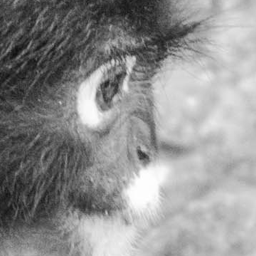
%> input picture images/scimmia-true.png, 256 x 256 px
$ octave test_blind.m   (GNU Octave 9; MATLAB toolbox functions it lacks are replaced by stand-ins)
%> lines starting %> are read from the running program, lines starting %| are printed output that depends on the picture
### utils/degrade_image.m
% [11 lines of commented-out code are left out]

function [degraded_image, image_deblurred, PSF, H_filter] = degrade_image(image_deblurred, LEN, THETA, NOISE_VAR)
    %% Converto l'immagine RGB in scala di grigi
    if size(image_deblurred, 3) == 3
        image_deblurred = double(rgb2gray(image_deblurred));
    else
        image_deblurred = double(image_deblurred);
    end

    [M, N] = size(image_deblurred);

    %% Creo la PSF
    PSF = fspecial('motion', LEN, THETA);
    PSF = pad_PSF(PSF);

    %% Creo la matrice di convoluzione ed eseguo applico il Blur
    H_filter = matrix_filter2D(PSF, 'o', M, N, 0, 0);
    degraded_image = H_filter*image_deblurred(:);

    %% Aggiungo del rumore Gaussiano
    degraded_image = degraded_image + NOISE_VAR.*randn(size(degraded_image));

    degraded_image = reshape(degraded_image, M, N);
end

### Matrix_Image_Processing/matrix_filter2D.m
% Crea la matrice di filtraggio 2D (non separabile) di una immagine
%
% A = MATRIX_FILTER_COL( H, EXT, M, N, TC, TR )
%
% H = coefficienti del filtro
% EXT = variabile carattere per il tipo di estensione al bordo
%      'e' = estensione pari
%      'o' = estensione dispari
%      'z' = zero padding
%      'p' = periodica
% M = numero di righe della matrice da filtrare
% N = numero di colonne della matrice da filtrere
% TC = traslazione (periodica) filtraggio per colonne (solo se ext = 'p')
% TR = traslazione (periodica) filtraggio per righe (solo se ext = 'p')
%
% A = matrice di filtraggio
%
function A = matrix_filter2D( h, ext, M, N, tc, tr )

% calcolo lunghezza del filtro
[Mh Nh] = size(h);
if iseven(Mh)
    Mh2 = Mh/2;
else
    Mh2 = (Mh-1)/2;
end
if iseven(Nh)
    Nh2 = Nh/2;
else
    Nh2 = (Nh-1)/2;
end

% inverto il filtro spazialmente
h = fliplr(h);
h = flipud(h);

% estendo l'immagine
if ext == 'z' || ext == 'p'
    % inserisco zeri in alto e a sinistra
    A = matrix_extend_borders_up( Mh-1, ext, M, N );
    A = matrix_extend_borders_left( Nh-1, ext, M+Mh-1, N ) * A;
elseif ext == 'e' || ext == 'o'
    % estensione pari (o dispari) in alto (Mh2) e in basso (Mh-1-Mh2)
    % a sinistra (Nh2) e a destra (Nh-1-Nh2)
    A = matrix_extend_borders_up( Mh2, ext, M, N );
    A = matrix_extend_borders_down( Mh-Mh2-1, ext, M+Mh2, N ) * A;
    A = matrix_extend_borders_left( Nh2, ext, M+Mh-1, N ) * A;
    A = matrix_extend_borders_right( Nh-Nh2-1, ext, M+Mh-1, N+Nh2 ) * A;
    % [9 lines of commented-out code are left out]
end

% calcolo la matrice di filtraggio
B = sparse(M*N,(M+Mh-1)*(N+Nh-1));
for k=1:Nh
    B1 = sparse(toeplitz([h(1,k); zeros(M-1,1)], [h(:,k)' zeros(1,M-1)]));
    A1 = sparse([zeros(N,k-1) eye(N) zeros(N,Nh-k)]);
    B = B + kron(A1, B1);
end

% moltiplico per matrice di estensione
A = B*A;

% traslo circolarmente l'immagine (solo per estensione periodica)
if ext == 'p'
    if tc ~=0
        A = matrix_circ_shift_left(tc, M, N) * A;
    elseif tr ~=0
        A = matrix_circ_shift_up(tr, M, N) * A;
    end
end

end

### utils/angle_estimation.m
% Stima l'angolo della PSF
%
% theta = angle_estimation(X)
%
% X = IMMAGINE BLUR
%
% theta = ANGOLO STIMATO

function theta = angle_estimation(X)
    [M, N] = size(X);
    %% Creo la finestra di Hann
    mask = zeros(M, N);
    for i = 1:N
        mask(:, i) = hann(M);
    end
    mask = mask.*mask';

    %% Spettro di potenza e la trasformata Radon
    transform = fftshift(fft2(X.*mask));
    power = log(1 + abs(transform));
    figure, imshow(power), title('Power Spectrum');
    angles = 0:179;
    rad = radon(power, angles);

    %% Calcolo l'angolo
    variance = var(rad);
    [m, theta] = max(variance);
end

### utils/get_kernel.m
% Funzione che crea il kernel stimando i parametri della PSF
%
% [kernel, length, theta] = get_kernel( X )
%
% X = IMMAGINE BLUR
%
% kernel = PSF STIMATA
% LENGTH = LUNGHEZZA STIMATA
% THETA = ANGOLO STIMATO
function [kernel, LENGTH, THETA] = get_kernel( X )
    THETA = angle_estimation(X);
    LENGTH = ceil(length_estimation(X, THETA));
    kernel = fspecial('motion', LENGTH, THETA-1); % Si esegue THETA-1 perch? gli indici vanno da 1-180
end

### utils/length_estimation.m
% Stima la lunghezza della PSF dopo aver stimato l'angolo theta
%
% length = length_estimation(X, theta)
%
% X = IMMAGINE BLUR
% theta = ANGOLO STIMATO
%
% length = LUNGHEZZA STIMATA
function length = length_estimation(X, theta)
    [M, N] = size(X);
    %% Creo la finestra di Hann
    mask = zeros(M, N);
    for i = 1:N
        mask(:, i) = hann(M);
    end
    mask = mask.*mask';

    %% Spettro di potenza e trasformata Radon
    transform = fftshift(fft2(X.*mask));
    power = log(1 + abs(transform));
    rad = radon(power, theta);
    figure, plot(rad), title('Radon transform in Theta');

    %% Metodo basato sui minimi
    [m, index] = max(rad);
    st = index;
    [local_values, indexes] = findpeaks(-(rad(st:end, :)));
    me = indexes(1,1);
    for i = 2:size(indexes, 1)
        me = me + (indexes(i, 1) - indexes(i-1, 1));
    end
    me = me/(size(indexes, 1)-1);
    length = N/me;
end

### utils/pad_PSF.m
% Funzione per centrare la PSF e renderla di dimensioni 32X32
%
% [ padded_PSF ] = pad_PSF( PSF )
%
% PSF
%
% padded_PSF = PSF RIPORTATA AL CENTRO
function [ padded_PSF ] = pad_PSF( PSF )
    M = 32;
    N = 32;
    [M_psf, N_psf] = size(PSF);
    pad_cols = round((N-N_psf)/2);
    PSF = [zeros(M_psf, pad_cols), PSF];
    PSF = [PSF, zeros(M_psf, pad_cols)];
    pad_rows = round((M-M_psf)/2);
    cols = size(PSF, 2);
    PSF = [zeros(pad_rows, cols); PSF];
    PSF = [PSF; zeros(pad_rows, cols)];
    if size(PSF, 1) > M
        PSF = PSF(2:end, :);
    end
    if size(PSF, 2) > N
        PSF = PSF(:, 2:end);
    end
    padded_PSF = PSF;
end

### Matrix_Image_Processing/iseven.m
function y = iseven(n)
if floor(n/2)*2 == n
    y = 1;
else
    y = 0;
end
end

### Matrix_Image_Processing/matrix_extend_borders_down.m
% Crea la matrice di estensione al bordo inferiore di una immagine
%
% E = MATRIX_EXTEND_BORDERS_DOWN( D, EXT, M, N )
%
% D = dimensione della estensione al bordo inferiore
% EXT = stringa per il tipo di estensione al bordo inferiore
%      'e' = estensione pari
%      'o' = estensione dispari
%      'z' = zero padding
%      'p' = estensione periodica
% M = numero di righe della matrice da estendere
% N = numero di colonne della matrice da estendere
%
% E = matrice di estensione
%
function E = matrix_extend_borders_down(n, ext, M, N)
if ext=='e'
    IM = sparse([zeros(n,M-n) flipud(eye(n))]);
elseif ext=='o'
    IM = sparse([zeros(n,M-n-1) flipud(eye(n)) zeros(n,1)]);
elseif ext=='z'
    IM = sparse(zeros(n,M));
elseif ext=='p'
    IM = sparse([eye(n) zeros(n,M-n)]);
else
    IM = sparse([]);
end
E = [speye(M); IM];
E = kron(speye(N), E);
end

### Matrix_Image_Processing/matrix_extend_borders_left.m
% Crea la matrice di estensione al bordo sinistro di una immagine
%
% E = MATRIX_EXTEND_BORDERS__LEFT( D, EXT, M, N )
%
% D = dimensione della estensione al bordo sinistro
% EXT = stringa per il tipo di estensione al bordo sinistro
%      'e' = estensione pari
%      'o' = estensione dispari
%      'z' = zero padding
%      'p' = estensione periodica
% M = numero di righe della matrice da estendere
% N = numero di colonne della matrice da estendere
%
% E = matrice di estensione
%
function E = matrix_extend_borders_left(n, ext, M, N)
if ext=='e'
    IN = sparse([flipud(eye(n)) zeros(n,N-n)]);
elseif ext=='o'
    IN = sparse([zeros(n,1) flipud(eye(n)) zeros(n,N-n-1)]);
elseif ext=='z'
    IN = sparse(zeros(n,N));
elseif ext=='p'
    IN = sparse([zeros(n,N-n) eye(n)]);
else
    IN = sparse([]);
end
E = [IN; speye(N)];
E = kron(E, speye(M));
end

### Matrix_Image_Processing/matrix_extend_borders_right.m
% Crea la matrice di estensione al bordo destro di una immagine
%
% E = MATRIX_EXTEND_BORDERS_RIGHT( D, EXT, M, N )
%
% D = dimensione delle estensione al bordo destro
% EXT = stringa per il tipo di estensione al bordo destro
%      'e' = estensione pari
%      'o' = estensione dispari
%      'z' = zero padding
%      'p' = estensione periodica
% M = numero di righe della matrice da estendere
% N = numero di colonne della matrice da estendere
%
% E = matrice di estensione
%
function E = matrix_extend_borders_right(n, ext, M, N)
if ext=='e'
    IN = sparse([zeros(n,N-n) flipud(eye(n))]);
elseif ext=='o'
    IN = sparse([zeros(n,N-n-1) flipud(eye(n)) zeros(n,1)]);
elseif ext=='z'
    IN = sparse(zeros(n,N));
elseif ext=='p'
    IN = sparse([eye(n) zeros(n,N-n)]);
else
    IN = sparse([]);
end
E = [speye(N); IN];
E = kron(E, speye(M));
end

### Matrix_Image_Processing/matrix_extend_borders_up.m
% Crea la matrice di estensione al bordo superiore bordi di una immagine
%
% E = MATRIX_EXTEND_BORDERS__UP( D, EXT, M, N )
%
% D = dimensione della estensione al bordo superiore
% EXT = stringa per il tipo di estensione al bordo
%      'e' = estensione pari
%      'o' = estensione dispari
%      'z' = zero padding
%      'p' = estensione periodica
% M = numero di righe della matrice da estendere
% N = numero di colonne della matrice da estendere
%
% E = matrice di estensione
%
function E = matrix_extend_borders_up(n, ext, M, N)
if ext=='e'
    IM = sparse([flipud(eye(n)) zeros(n,M-n)]);
elseif ext=='o'
    IM = sparse([zeros(n,1) flipud(eye(n)) zeros(n,M-n-1)]);
elseif ext=='z'
    IM = sparse(zeros(n,M));
elseif ext=='p'
    IM = sparse([zeros(n,M-n) eye(n)]);
else
    IM = sparse([]);
end
E = [IM; speye(M)];
E = kron(speye(N), E);
end

### test_blind.m
folder = fileparts(which(mfilename));
addpath(genpath(folder));

M = 256;
N = 256;

% Scelta dell'immagine e del metodo di risoluzione
IM_NUMBER = 2;
SOLVER = 1;

% Parametri della PSF
LENGTH = 25;
ANGLE = 15;
NOISE_VAR = 0.002;

if IM_NUMBER == 0
    X = imread('text.jpg');
    X = X(20:M+20-1, 20:N+20-1);
    name = 'text';
elseif IM_NUMBER == 1
    load lena
    X = imresize(lena, [M, N]);
    name = 'lena';
elseif IM_NUMBER == 2
    X = imread('scimmia-true.png');
%> X is the input picture: size 256x256x3 uint8; min 14, max 255, mean 143.7
    name = 'scimmia';
elseif IM_NUMBER == 3
    X = imread('camera.png');
    name = 'camera';
elseif IM_NUMBER == 4
    X = imread('thai-blur.jpg');
    name = 'thai';
    M = 128;
    N = 128;
end

if IM_NUMBER ~= 4
    %% Degrado l'immagine
    [img_blur, X, PSF, H_filter] = degrade_image(X, LENGTH, ANGLE, NOISE_VAR);
%> in degrade_image, `degraded_image = reshape(degraded_image, M, N);`:
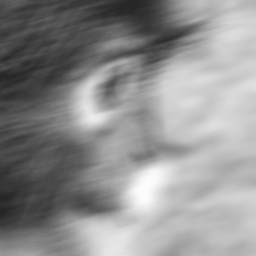
%> degraded_image: size 256x256 double; min 36.3, max 252.9, mean 143.3
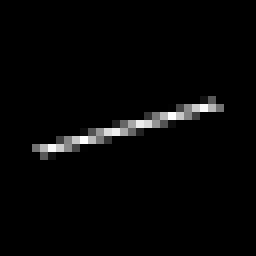
%> PSF: size 32x32 double (shown 8 times larger); min 0, max 0.0412, mean 0.000977; drawn with min black and max white
    figure, imshow(X/255), title('Original image');
    figure, imshow(img_blur/255), title('Blurred image');
    %% Stima della PSF
    [PSF_estimated, len, ang] = get_kernel(img_blur/255);
%> after the loop in angle_estimation, `for i = 1:N`:
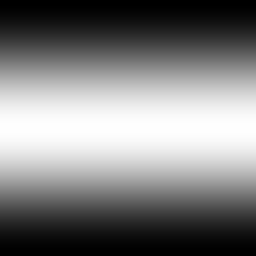
%> mask: size 256x256 double; min 0, max 1, mean 0.498
%> in angle_estimation, `power = log(1 + abs(transform));`:
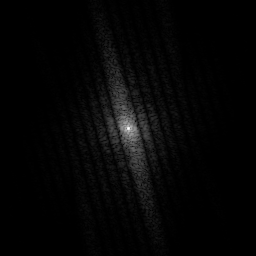
%> power: size 256x256 double; min 3.3e-05, max 9.21, mean 0.201; drawn with min black and max white
%> in angle_estimation, `imshow(power)`:
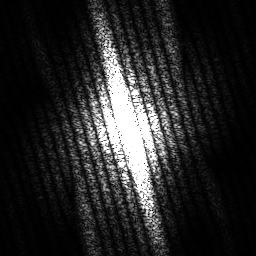
%> displayed picture: size 256x256, on the screen's scale of 0 to 255; min 0, max 255, mean 38.2
%> in angle_estimation, `rad = radon(power, angles);`:
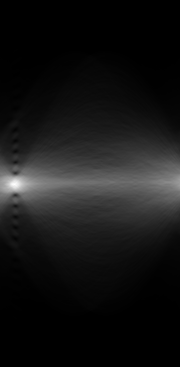
%> rad: size 367x180 double; min 0, max 416.1, mean 35.9; drawn with min black and max white
%> in angle_estimation, `variance = var(rad);`: variance = 180 values, max 5726.3 at index 16, min 1926.2 at index 93, mean 2878.1
%> in angle_estimation, `[m, theta] = max(variance);`: m = 5726.3; theta = 16
%> in length_estimation, `rad = radon(power, theta);`: rad = 367 values, max 397.1 at index 184, min 0 at index 1, mean 35.9
%> in length_estimation, `title('Radon transform in Theta')`:
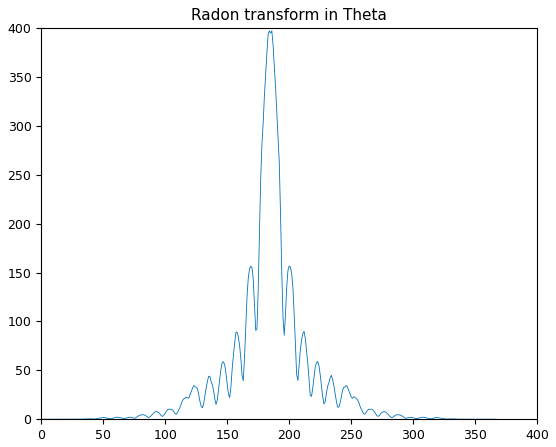
%> figure redrawn from the program's plot data; curve peaks at x = 184, y = 397.1
%> in length_estimation, `[m, index] = max(rad);`: m = 397.1; index = 184
%> the run ends on the next line

$ run again, with images/thai-true.jpg saved as images/scimmia-true.png
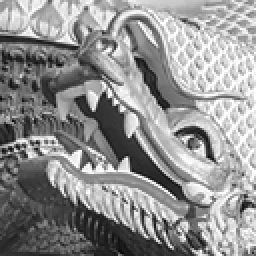
%> input picture images/thai-true.jpg, 128 x 128 px (shown 2 times larger)
%> X is the input picture: size 128x128 uint8; min 6, max 255, mean 144.9
%> in angle_estimation, `rad = radon(power, angles);`:
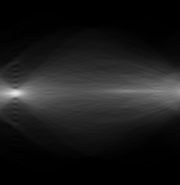
%> rad: size 185x180 double; min 0, max 229.9, mean 26.5
%> variance = 180 values, max 2053 at index 16, min 654.9 at index 85, mean 1113
%> in angle_estimation, `[m, theta] = max(variance);`: m = 2053; theta = 16
%> in length_estimation, `rad = radon(power, theta);`: rad = 185 values, max 226.7 at index 94, min 0 at index 1, mean 26.52
%> in length_estimation, `title('Radon transform in Theta')`:
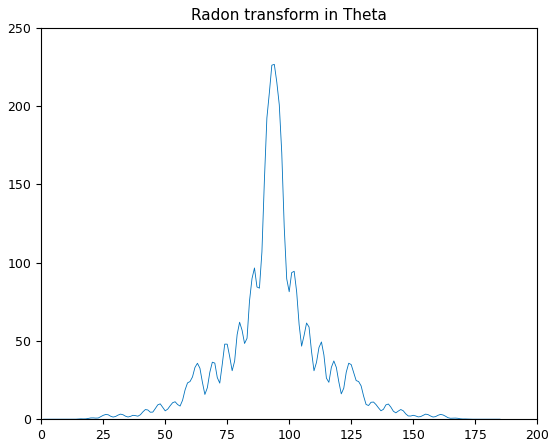
%> figure redrawn from the program's plot data; curve peaks at x = 94, y = 226.7
%> in length_estimation, `[m, index] = max(rad);`: m = 226.7; index = 94
